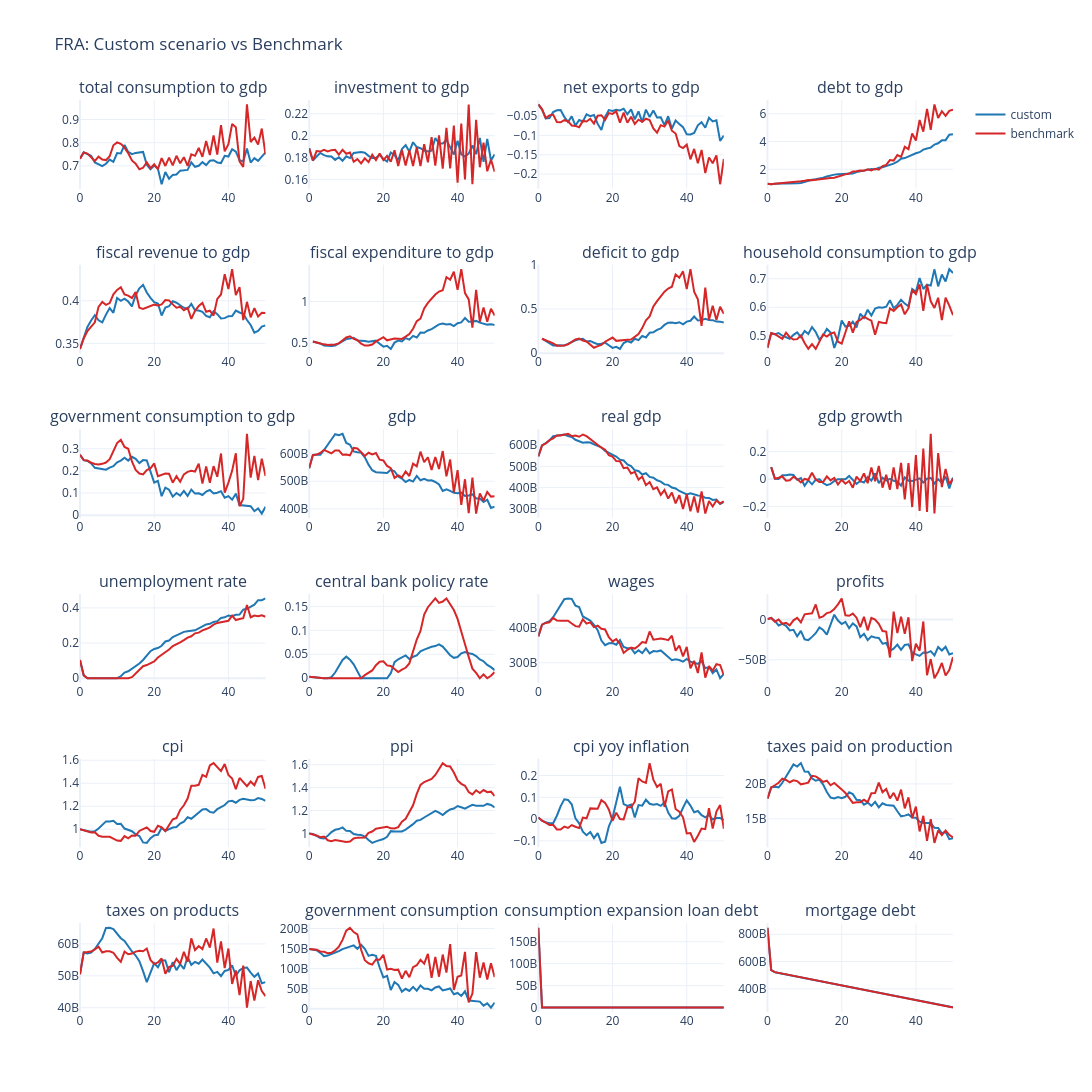
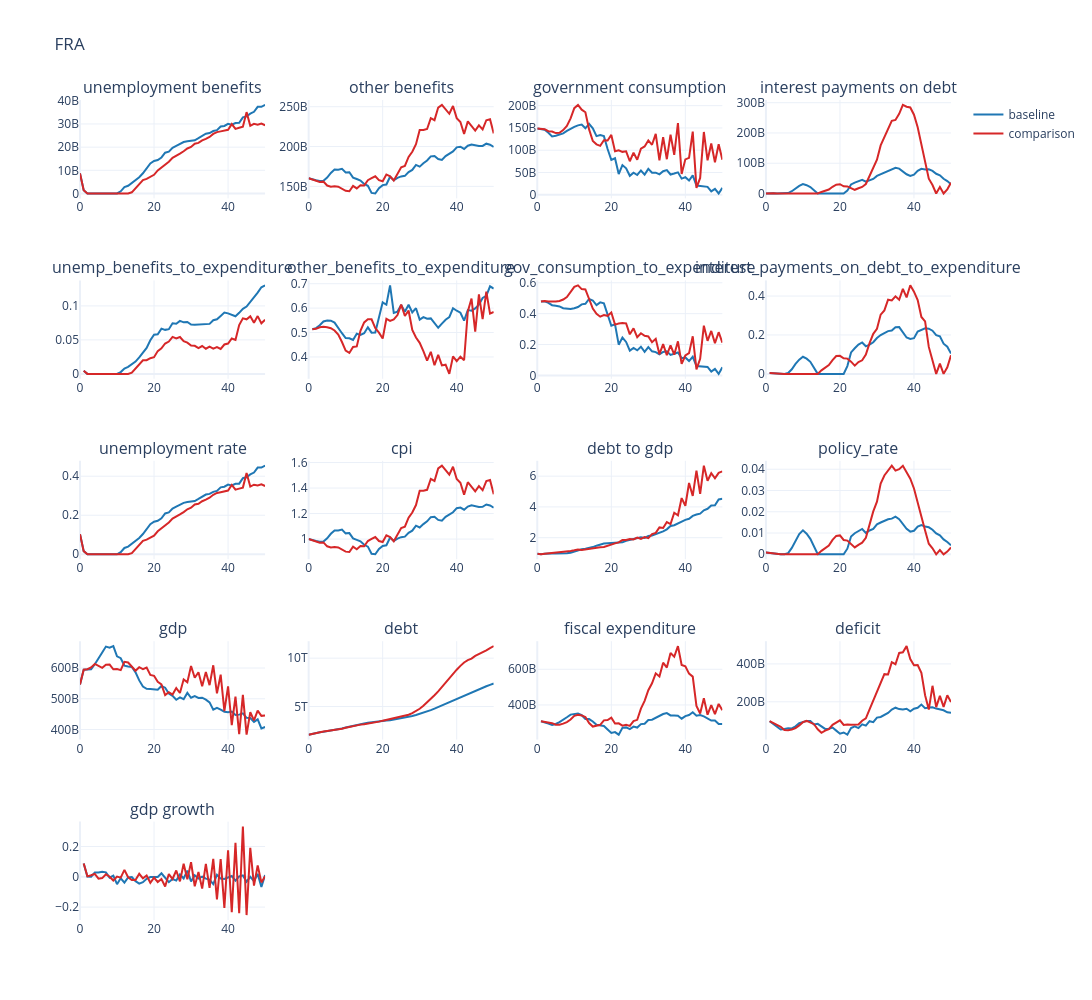

Notebook cell for these charts, in order:
### Code cell
run_benchmark = True
force_rerun_benchmark = True

if run_benchmark:
    output_dir = cfg.output_path or Path("data/output")
    output_dir.mkdir(parents=True, exist_ok=True)

    data_pkl_path = output_dir / "data_benchmark.pkl"
    df_benchmark_path = output_dir / f"{cfg.country_iso3}_df_benchmark.pkl"
    benchmark_model_path = output_dir / f"{cfg.country_iso3}_benchmark.h5"

    benchmark_spec = {
        "country_iso3": cfg.country_iso3,
        "seed": seed,
        "t_max": cfg.t_max,
        "time_unit": 3,
        "raw_data_path": str(cfg.raw_data_path or Path("data/hfcs/raw")),
        "single_hfcs_survey": False,
        "n_industries": None,
    }

    use_cached_df = df_benchmark_path.exists() and not force_rerun_benchmark
    use_cached_data = data_pkl_path.exists() and not force_rerun_benchmark

    # Load cached benchmark dataframe if available
    if use_cached_df:
        df_benchmark = pd.read_pickle(df_benchmark_path)

        print(f"Loaded cached benchmark dataframe from: {df_benchmark_path}")
        print("Benchmark spec:")
        print(df_benchmark.attrs.get("benchmark_spec", {}))

    else:
        # Load cached benchmark data if available, otherwise build it once
        if use_cached_data:
            data = DataWrapper.init_from_pickle(str(data_pkl_path))
            print(f"Loaded cached benchmark data from: {data_pkl_path}")
        else:
            # Load data configuration
            with open(f"{cfg.config_dir}/data_config_FRA.yaml", "r") as f:
                data_config = yaml.safe_load(f)
            data_config["country_configs"] = split_country_configs(data_config["country_configs"])
            data_config = DataConfiguration(**data_config)

            # This is the "default" data config, not accounting for the changes in data_config_FRA.yaml 
            # data_config = default_data_configuration(
            #     countries=[cfg.country_iso3],
            #     seed=cfg.seed,
            # )
            # data_config.time_unit = benchmark_spec["time_unit"]

            data = DataWrapper.from_config(
                configuration=data_config,
                raw_data_path=cfg.raw_data_path or Path("data/hfcs/raw"),
                single_hfcs_survey=benchmark_spec["single_hfcs_survey"],
            )
            data.save(str(data_pkl_path))
            print(f"Created benchmark data and saved to: {data_pkl_path}")

        benchmark_spec["n_industries"] = data.n_industries

        with open(f"{cfg.config_dir}/country_config_FRA.yaml", "r") as f:
            country_config_dict = yaml.safe_load(f)
        country_cfg = CountryConfiguration(**country_config_dict[cfg.country_iso3])
        country_cfg = align_country_configuration_to_data(country_cfg, n_industries=data.n_industries)

        # country_cfg.central_government.functions.social_benefits.name = 'GrowthSocialBenefitsSetter'
        # country_cfg.central_government.functions.social_benefits.name = 'DefaultSocialBenefitsSetter'
        country_cfg.central_government.functions.social_benefits.name = 'ConstantSocialBenefitsSetter'
        country_cfg.central_bank.functions.policy_rate.name = 'SmoothTaylorRule'
        # country_cfg.firms.functions.productivity_growth.name = 'NoOpTFPGrowth'
        # country_cfg.labour_market.functions.clearing.name = 'PolednaLabourMarketClearer'
        # country_cfg.central_bank.functions.policy_rate.name = 'PolednaPolicyRate'
        # country_cfg.government_entities.functions.consumption.name = 'ConstantGrowthGovernmentConsumptionSetter'
        country_cfg.government_entities.functions.consumption.name = 'AutoregressiveGovernmentConsumptionSetter'
        country_cfg.government_entities.functions.consumption.parameters['consistency'] = 0

        print('Configuration summary')
        print({'productivity_growth': country_cfg.firms.functions.productivity_growth.name,
               'labour_market_clearer': country_cfg.labour_market.functions.clearing.name,
               'policy_rate_rule': country_cfg.central_bank.functions.policy_rate.name,
               'benefits_rule':  country_cfg.central_government.functions.social_benefits.name})
        
        country_configurations = {cfg.country_iso3: country_cfg}

        benchmark_configuration = SimulationConfiguration(
            country_configurations=country_configurations,
            t_max=cfg.t_max,
            seed=seed,
        )

        benchmark_model = Simulation.from_datawrapper(
            datawrapper=data,
            simulation_configuration=benchmark_configuration,
        )
        benchmark_model.run()

        benchmark_model.save(
            save_dir=output_dir,
            file_name=benchmark_model_path.name,
        )

        df_benchmark = build_macro_output_df(
            benchmark_model,
            country_code=cfg.country_iso3,
        )
        df_benchmark.attrs["benchmark_spec"] = benchmark_spec
        df_benchmark.to_pickle(df_benchmark_path)

        print(f"Benchmark complete. Model saved to: {benchmark_model_path}")
        print(f"Benchmark dataframe cached at: {df_benchmark_path}")
        print("Benchmark spec:")
        print(df_benchmark.attrs.get("benchmark_spec", {}))

    # Compare custom scenario output against benchmark
    plot_output(
        df=df_base[plot_columns],
        df_compare=df_benchmark[plot_columns],
        no_rows=n_rows,
        no_cols=n_cols,
        country_code=f"{cfg.country_iso3}: Custom scenario vs Benchmark",
        line_color="#1f77b4",
        compare_line_color="#d62728",
        base_name="custom",
        compare_name="benchmark",
        base_height=300,
        base_width=400,
    )
else:
    print("Set run_benchmark = True to execute the benchmark scenario.")

    
fiscal_cols = [
    'unemployment benefits', 'other benefits', 'government consumption', 'interest payments on debt',
    'unemp_benefits_to_expenditure', 'other_benefits_to_expenditure', 'gov_consumption_to_expenditure', 'interest_payments_on_debt_to_expenditure', 
    'unemployment rate', 'cpi', 'debt to gdp', 'policy_rate', 'gdp', 'debt', 'fiscal expenditure', 'deficit', 'gdp growth',
    ]


plot_output(
    df=df_base[fiscal_cols],
    df_compare=df_benchmark[fiscal_cols],
    no_rows=5,
    no_cols=4,
    country_code=cfg.country_iso3,
    line_color="#1f77b4",
    base_height=200,
    base_width=400,
)

print(df_base[['unemployment rate', 'real gdp']].corr().round(2))
print(df_benchmark[['unemployment rate', 'real gdp']].corr().round(2))
